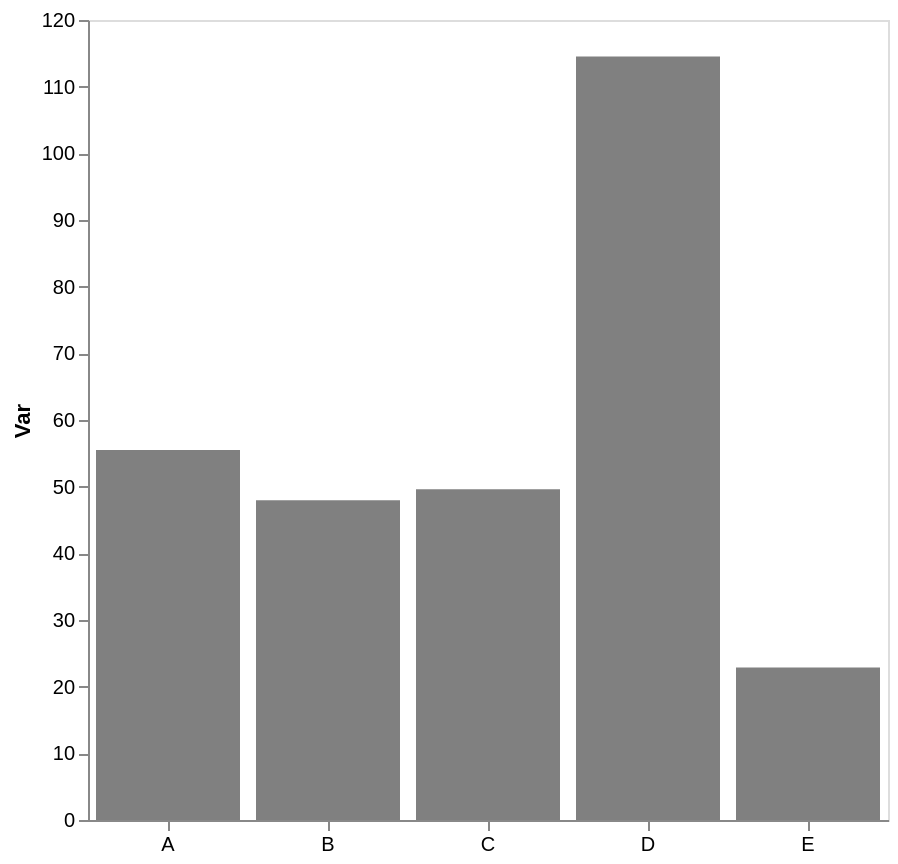

Specify this chart in Vega-Lite:
### Vega-Lite specification from a JSON file in a GitHub repository (floating-point values rounded to 4 significant figures)
{"config": {"view": {"continuousWidth": 300, "continuousHeight": 300}, "axis": {"grid": false}, "bar": {"color": "gray"}}, "data": {"name": "data-898cc9ca30da50af987d8988a5fa17ce"}, "mark": {"type": "bar"}, "encoding": {"x": {"axis": {"labelAngle": 0, "title": null}, "field": "cat", "type": "nominal"}, "y": {"aggregate": "mean", "axis": {"title": "Var"}, "field": "var1", "type": "quantitative"}}, "height": 400, "width": 400, "$schema": "https://vega.github.io/schema/vega-lite/v5.17.0.json", "datasets": {"data-898cc9ca30da50af987d8988a5fa17ce": [{"cat": "C", "var1": 58.99, "var2": 52.85}, {"cat": "A", "var1": 52.52, "var2": 46.94}, {"cat": "B", "var1": 47.93, "var2": 51.32}, {"cat": "D", "var1": 114.5, "var2": 37.49}, {"cat": "E", "var1": 21.32, "var2": 42.2}, {"cat": "B", "var1": 51.55, "var2": 55.27}, {"cat": "C", "var1": 40.23, "var2": 50.8}, {"cat": "B", "var1": 49.52, "var2": 61.95}, {"cat": "E", "var1": 25.07, "var2": 37.54}, {"cat": "A", "var1": 58.47, "var2": 44.87}, {"cat": "B", "var1": 42.81, "var2": 59.18}, {"cat": "E", "var1": 22.22, "var2": 31.32}]}}
